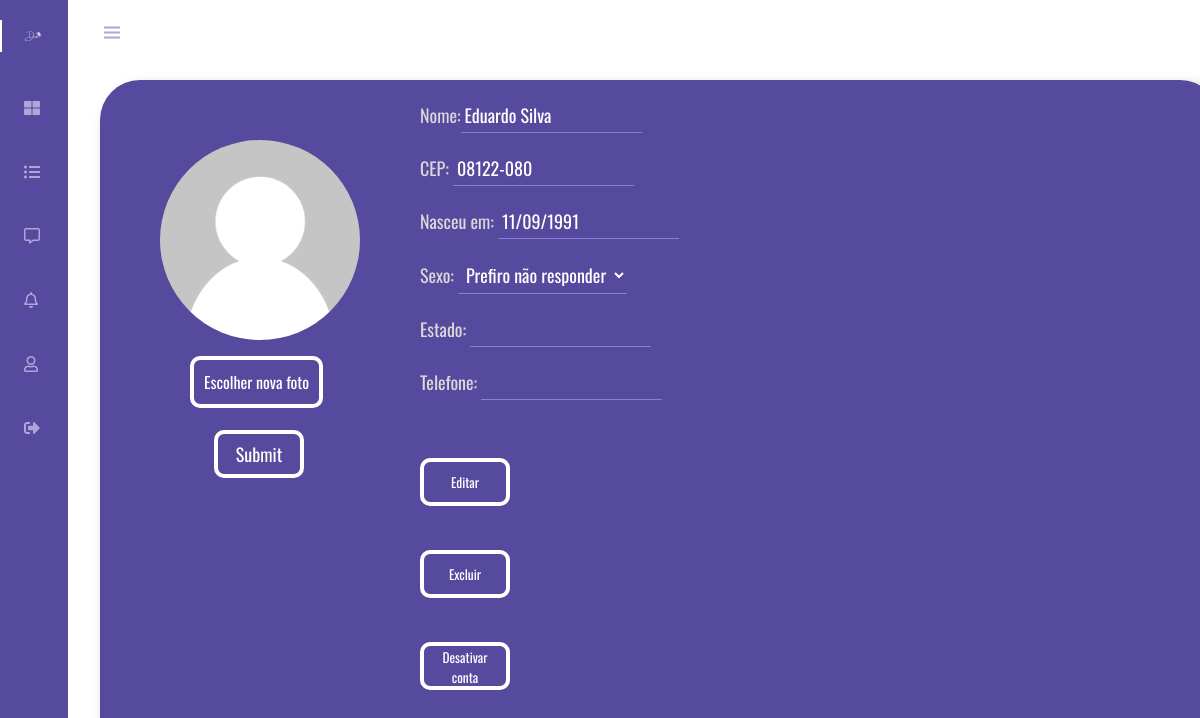
/process/alterar_usuario.php (signed in), run on the app's committed database.
### tables this page shows
CREATE TABLE `cad_usuario` (
  `unique_id` varchar(200) NOT NULL,
  `nome` varchar(50) NOT NULL,
  `nascimento` char(10) NOT NULL,
  `sexo` char(1) DEFAULT NULL,
  `email` varchar(30) NOT NULL,
  `senha` char(40) NOT NULL,
  `cpf` char(14) NOT NULL,
  `telefone` char(19) DEFAULT NULL,
  `cep` char(9) NOT NULL,
  `estado` char(2) DEFAULT NULL,
  `foto` varchar(100) DEFAULT NULL,
  `rg` varchar(15) NOT NULL,
  `status` varchar(30) NOT NULL,
  `desativada` int(11) DEFAULT NULL
);

### process/alterar_usuario.php (the view, shortened to what this page needs)
<!DOCTYPE html>
<html lang="pt-br">
	<head>
		<link rel="stylesheet" href="../css/navbar.css">
		<link rel="stylesheet" href="../css/user.css">
		<link rel="stylesheet" href="../css/psico.css">
		<link rel="stylesheet" href="https://cdnjs.cloudflare.com/ajax/libs/font-awesome/5.15.2/css/all.min.css">
		<link href='https://unpkg.com/boxicons@2.0.7/css/boxicons.min.css' rel='stylesheet'>
	</head>
		<?php
			require_once '../conexao.php';
			if(isset($_SESSION["unique_id"])){
				$query = "SELECT *
				FROM cad_usuario WHERE unique_id = {$_SESSION['unique_id']}";
				$executar = mysqli_query($conn,$query);
				$usuario = mysqli_fetch_array($executar);
			?>
	<body id="body-pd">
    <header class="header" id="header">
        <div class="header__toggle">
        <i class='bx bx-menu' id="header-toggle"></i>
        </div>
        <div class="header__img">
            <img src="../assets/img/perfil.jpg" alt="">
        </div>
    </header>
    <div class="l-navbar" id="nav-bar">
    <nav class="nav">
            <div>
                <a href="../index.php" class="nav__logo active">
                    <img class = "logo" src="../assets/logo.png" alt="">
                </a>
				<div class="nav__list">
                    <a href="../dash_user.php" class="nav__link ">
                    <i class="fas fa-th-large"></i>
                    </a>
                    <a href="../lista_psicologos.php" class="nav__link">
                    <i class="fas fa-list-ul"></i>
                    </a>
                    <a href="../chat_psic/users.php" class="nav__link">
                    <i class="far fa-comment-alt"></i>
                    </a>
                    <a href="../notificacao_user.php" class="nav__link">
                    <i class="far fa-bell"></i>
                    </a>
                    <a href="../perfil_user.php" class="nav__link">
                    <i class="far fa-user"></i>
                    </a>
                    <a href="../encerra.php" class="nav__link">
                    <i class="fas fa-sign-out-alt"></i>
                    </a>
                </div>
            </div>
        </nav>
    </div>
		<div class="card_psicologo">
        <div class="coluna">
		<form class = "formulario"  action="foto_paci.php" method="POST" enctype="multipart/form-data">
            <?php echo "<img src='../imagens/$usuario[foto]' value='$usuario[foto]' alt='user'>"; ?>
			<label for="foto">Escolher nova foto</label>
			<p><input type="submit"></p>
			</form>
        </div>
        <div class="coluna2">
            <div class="info">
				<form class = "formulario"  action="editar_usuario.php" method="POST" enctype="multipart/form-data">
					<p>Nome:<?php echo "<input type='text' name='nome' value='$usuario[nome]'/>";?></p>
					<p>CEP: <?php echo "<input name='cep' type='text' id='cep' maxlength='9' onkeyup='masc_cep()' value='$usuario[cep]' onblur='pesquisacep(this.value);'/>"?></p>
					<p>Nasceu em: <?php echo "<input type='text' name='data_nasc' value='$usuario[nascimento]'/>" ?></p>
					<p>Sexo: <select name="sexo">
											<?php
												if($usuario['sexo']=='f'){
													$sexo = "
																<option value='f'>Feminino
																<option value='m'>Masculino</option>
																<option value='o'>Outro</option>
																<option value='n'>Não sei dizer</option>
																<option value='r'>Prefiro não responder</option>
															";
												}else{
													$sexo = "
																<option value='r'>Prefiro não responder</option>
																<option value='o'>Outro</option>
																<option value='m'>Masculino</option>
																<option value='f'>Feminino
																<option value='n'>Não sei dizer</option>
															";
												}
												echo $sexo;
											?>
										</select></p>
					<p>Estado: <?php echo "<input type='text' name='estado' id='estado' value='$usuario[estado]'/>" ?></p>
					<p>Telefone: <?php echo "<input type='text' name='telefone' id='telefone' onkeyup='masc_telefone()' maxlength='19' value='$usuario[telefone]'/>"?></p>
			</div>
			<div class="coluna3">
				<a href="editar_usuario.php"><button>Editar</button></a>
				<form action="excluir_usuario.php" method="post" enctype="multipart/data-form">
							<a href="excluir_psic.php"><button>Excluir</button></a>
				</form>
				<form action="desativa_user.php" method="post" enctype="multipart/data-form">
							<a href="desativa_psic.php"><button>Desativar conta</button></a>
				</form>
			</div>
	<?php
		}else{
			echo "Acesso negado";
			header("Location:../index.php");
		}
	?>
</body>
</html>

### css/navbar.css (style rules this page uses)
:root { --header-height: 3rem; --nav-width: 68px; --first-color: #4723D9; --first-color-light: #AFA5D9; --white-color: #ffffff; --normal-font-size: 1rem; --z-fixed: 100; --cor-principal: #564a9e; --cor-texto: #d9d9d9; --cor-titulo: #FFFFFF; --fonte-titulo: 'Antonio', sans-serif; --fonte-texto: 'Oswald', sans-serif; }
*,::before,::after { box-sizing: border-box; }
body { position: relative; margin: var(--header-height) 0 0 0; padding: 0 1rem; font-family: var(--fonte-texto); font-size: var(--normal-font-size); transition: .5s; }
a { text-decoration: none; }
.header { width: 100%; height: var(--header-height); position: fixed; top: 0; left: 0; display: flex; align-items: center; justify-content: space-between; padding: 0 1rem; background-color: transparent; z-index: var(--z-fixed); transition: .5s; }
.header__toggle { color: var(--first-color-light); font-size: 1.5rem; cursor: pointer; }
.header__img { width: 35px; height: 35px; display: flex; justify-content: center; border-radius: 50%; overflow: hidden; }
.header__img img { width: 40px; }
.l-navbar { position: fixed; top: 0; left: -30%; width: var(--nav-width); height: 100vh; background-color: var(--cor-principal); padding: .5rem 1rem 0 0; transition: .5s; z-index: var(--z-fixed); }
.nav { height: 100%; display: flex; flex-direction: column; justify-content: space-between; overflow: hidden; }
.nav .logo { width: 20px; }
.nav__logo, .nav__link { display: grid; grid-template-columns: max-content max-content; align-items: center; column-gap: 1rem; padding: .5rem 0 .5rem 1.5rem; }
.nav__logo { margin-bottom: 2rem; }
.nav__link { position: relative; color: var(--first-color-light); margin-bottom: 1.5rem; transition: .3s; }
.active { color: var(--white-color); }
.active::before { content: ''; position: absolute; left: 0; width: 2px; height: 32px; background-color: var(--white-color); }
@media screen and (min-width: 768px) { body { margin: calc(var(--header-height) + 1rem) 0 0 0; padding-left: calc(var(--nav-width) + 2rem); } }
@media screen and (min-width: 768px) { .header { height: calc(var(--header-height) + 1rem); padding: 0 2rem 0 calc(var(--nav-width) + 2rem); } }
@media screen and (min-width: 768px) { .header__img { width: 40px; height: 40px; } }
@media screen and (min-width: 768px) { .header__img img { width: 45px; } }
@media screen and (min-width: 768px) { .l-navbar { left: 0; padding: 1rem 1rem 0 0; } }

### css/user.css (style rules this page uses)
:root { --cor-principal: #564a9e; --cor-texto: #d9d9d9; --cor-titulo: #FFFFFF; --fonte-titulo: 'Antonio', sans-serif; --fonte-texto: 'Oswald', sans-serif; }
.card_psicologo { margin-top: 80px; background: var(--cor-principal); width: 1120px; height: 520px; border-radius: 40px; display: flex; flex-direction: row; box-shadow: 10px 10px 15px #333333be; }
.card_psicologo div.coluna { display: flex; flex-direction: column; }
.card_psicologo img { width: 200px; height: 200px; border-radius: 50%; margin-top: 60px; margin-left: 60px; margin-right: 60px; display: flex; flex-direction: column; }
.card_psicologo .coluna2 { display: flex; flex-direction: column; }
.card_psicologo .coluna2 .info { color: var(--cor-texto); font-size: 18px; font-family: var(--fonte-texto); line-height: -8px; }

### data on the page
cad_usuario: foto (placeholder picture), nome "Eduardo Silva", cep "08122-080", data_nasc "11/09/1991", sexo "Prefiro não responder"
